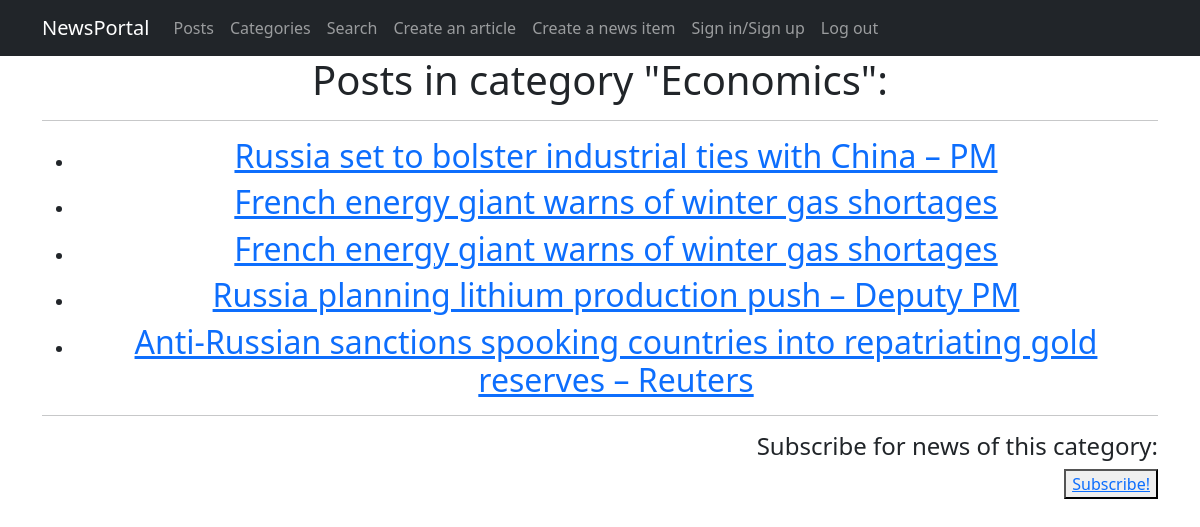
The page /news_portal/categories/Economics on the database as committed earlier.
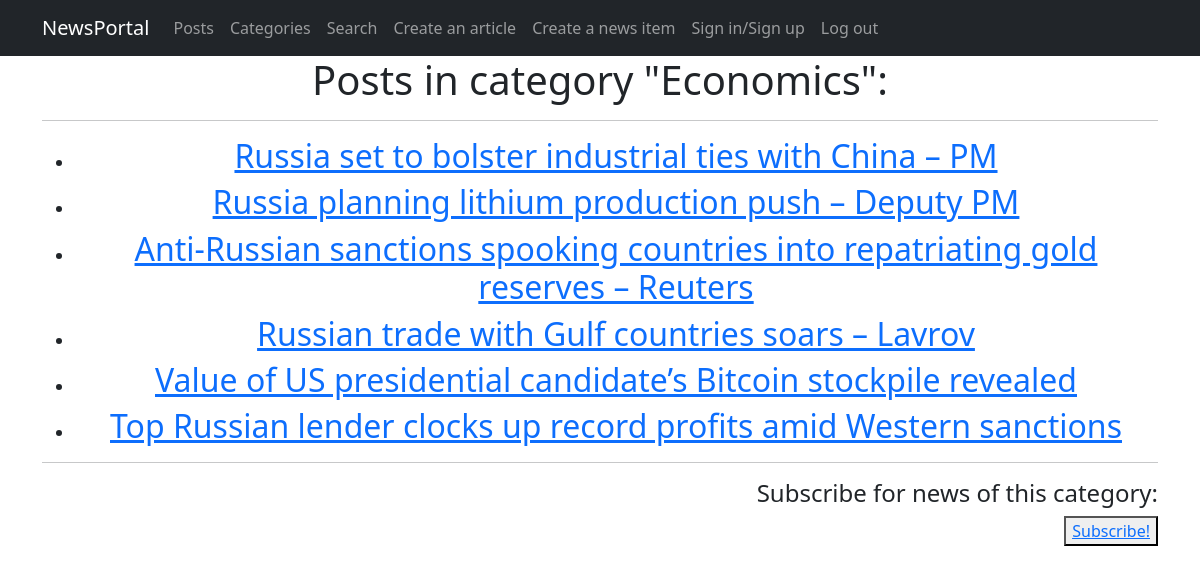
The same page on the database as committed later.
### news_portal/models.py (models this page shows, shortened)
class Post(models.Model):
    post_type = models.CharField(max_length=2, choices=POST_TYPE, default=article)
    post_pub_date = models.DateTimeField(auto_now_add=True)
    post_header = models.CharField(max_length=255, null=False)
    post_text = models.TextField(null=False)
    post_rating = models.SmallIntegerField(default=0)
    post_auth = models.ForeignKey(Author, on_delete=models.CASCADE)
    post_cat = models.ManyToManyField(Category, through='PostCategory')
    def get_url(self):
        return reverse('post_detail', args=[self.id])

### news_portal/views.py (the view)
# urls.py: path('categories/<str:category>', views.category, name='category'),
def category(request, category: int):
    category = get_object_or_404(Category, cat_name=category)
    return render(request, 'category.html', {'category': category})

### news_portal/models.py (called while the page is built)
    def __str__(self):
        return f'{self.cat_name}'

### news_portal/templatetags/custom_filters.py (called while the page is built)
@register.filter()
def censor(value):
    censored_words = ['ass', 'bitch', 'cock', 'fuck']
    cen_text = value.split()
    for i in censored_words:
        for words in cen_text:
            if i in words:
                psn_in_text = cen_text.index(words)
                cen_text.remove(words)
                cen_text.insert(psn_in_text, i[0] + '*' * (len(i)-1))
    return " ".join(cen_text)

### templates/category.html (shortened to what this page needs)
{% extends 'fpages/default.html' %}
{% load custom_filters %}!
{% block content %}
<h1> Posts in category "{{ category }}": </h1>
<hr>
<ul>
    {% for post in category.post_set.all %}
    <li><h2><a href="{{ post.get_url }}"> {{ post.post_header|censor }} </a></h2></li>
    {% endfor %}
</ul>
<hr>
    <h4 style="text-align: right;"> Subscribe for news of this category:</h4>
    <p style="text-align: right;"><button><a href="{% url 'add_subscriber' category.cat_name %}"><u> Subscribe! </u></a></button></p>
{% endblock content %}

Rows that differ between the two databases and show on the page:
removed Post: post_header|censor "French energy giant warns of winter gas shortages"
removed Post: post_header|censor "French energy giant warns of winter gas shortages"
added Post: post_header|censor "Russian trade with Gulf countries soars – Lavrov"
added Post: post_header|censor "Value of US presidential candidate’s Bitcoin stockpile revealed"
added Post: post_header|censor "Top Russian lender clocks up record profits amid Western sanctions"
